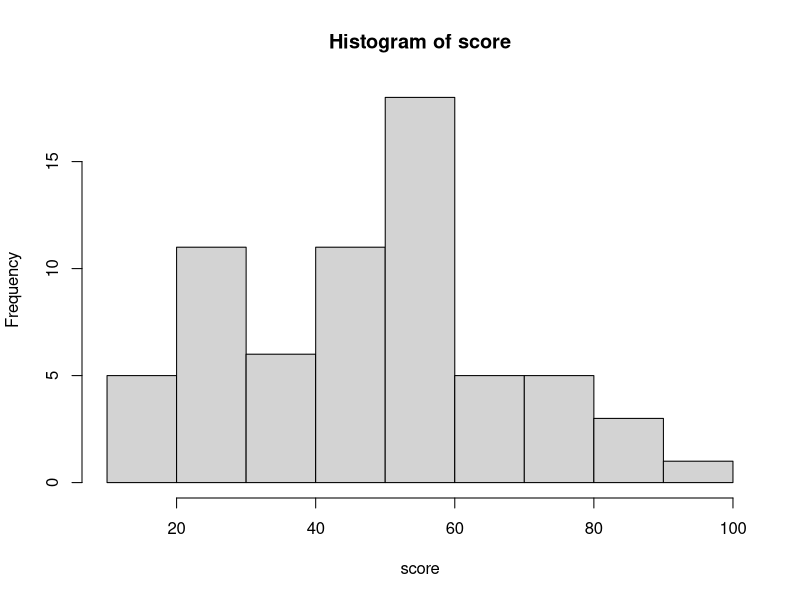
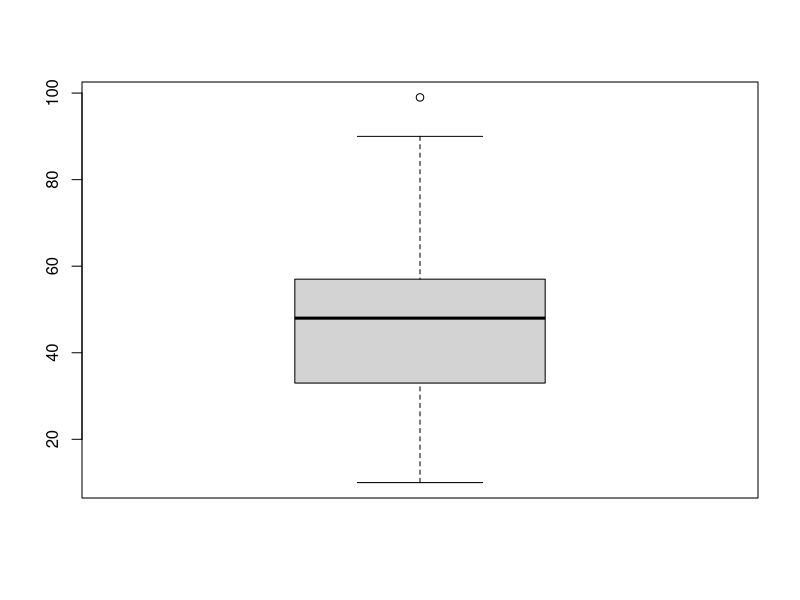

Reproduce these figures in R, in order.
# Title     : TODO
# Objective : TODO
# Created by: justk
# Created on: 2021-05-09

score <- scan('./chapter4/score.txt')

stem(score)
hist(score)
boxplot(score)